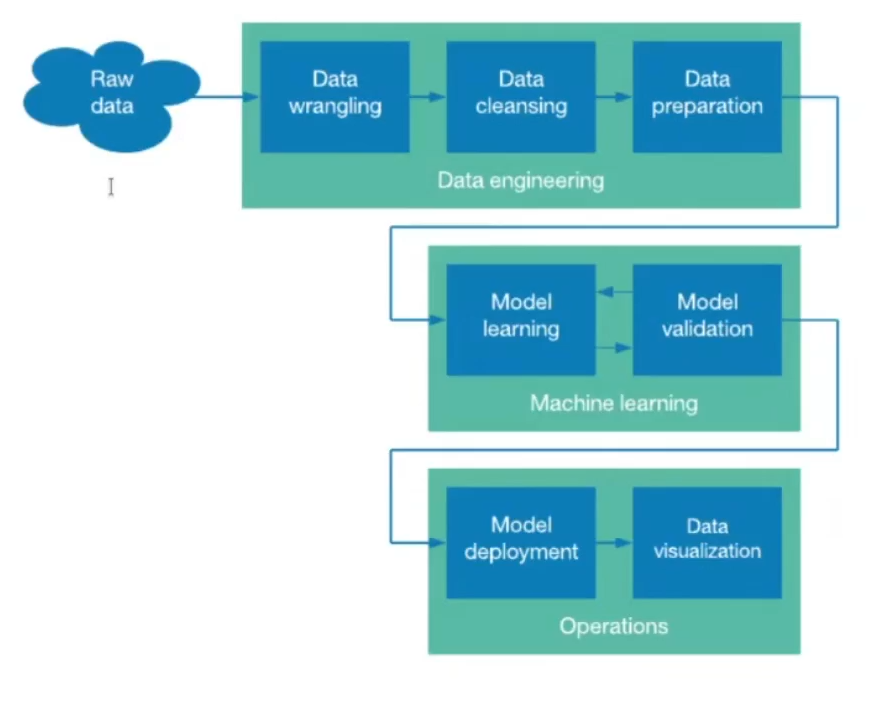
#> input picture part0_datascience/part_1/1.png, 871 x 702 px, given in place of 1.jpg, which was not available
$ jupyter execute --allow-errors main.ipynb   (shell and % lines are left out)   (text cells are left out)
#> lines starting #> are read from the running program, lines starting #| are printed output that depends on the picture; pictures that were not available may be replaced by others from this repository, and a replacement may not be noted
[cell 1]
import numpy as np

[cell 2]
a = np.array([1,2,3,4])

[cell 3]
a

[cell 4]
b = np.array([[1,2,3],[4,5,6]])
b

[cell 5]
print(a.shape,b.shape)

[cell 6]
c = a.reshape((4,1))
c.shape

[cell 7]
d = a.reshape((2,2,1))
d.shape

[cell 8]
dd = a.reshape((2,-1,1))
dd.shape

[cell 9]
a.resize((2,2))    # این میاد خودش رو ریشیپ میکنه و در داده ریاد به درد میخوره

[cell 10]
a = np.array([1,2,3])
b = np.array([4,5,6])
c = np.concatenate((a,b))
c

[cell 11]
a = np.array([1,2,3])
b = np.array([4,5,6])
c= a+b
c

[cell 12]
a = np.array([1,2,3])
b = np.array([4,5,6])
c= a*b
c

[cell 13]
a = np.array([1,2,3])
b = np.array([[1,2,3],[4,5,6],[7,8,9]])
c= a*b
c

[cell 14]
a = np.array([[1],[2],[3]])
b = np.array([4,5,6])
c= b.dot(a)     # ضرب ماتریکسی
c

[cell 15]
c = np.array((10))
d = a + c
d

[cell 16]
e = a + 10
e

[cell 17]
a = np.array([1, 2, 3,4, 5, 6, 7, 8, 9])
b = a[2:7:2]
b

[cell 18]
c = a[a>3]
c

[cell 19]
a = np.array([[1, 2, 3,4],[5, 7, 8, 9]])

[cell 20]
# axis 0 باشه همه رو با هم جمع میکنه و برای جمع ابعاد
num_a = np.sum(a,axis=1)
num_a

[cell 21]
max_a = np.max(a)
max_a

[cell 22]
a = np.array([2,5,7,2,6,4,3,7,8])
b = np.sort(a)
b

[cell 23]
a = np.random.randint(-10,10,(3,4))
a

[cell 24]
# پرفورمنسی خوب نیست
a = np.array([1,2,3])
b = np.array([4,5,6])
c = np.vstack( (a,b) )
c

[cell 25]
c.shape

[cell 26]
a = np.array([1,2,3])
b = np.array([4,5,6])
c = np.hstack((a,b))
c

[cell 27]
a = np.array([1,2,3,4,5,6,7,8,9])

[cell 28]
mean_a = np.mean(a)
mean_a

[cell 29]
std_a = np.std(a) ## انحراف از معیار
std_a

[cell 30]
std_a = np.std(a)
std_a

[cell 31]
norm_a = (a-mean_a)/std_a  ## به سمت صفر بردن میانگین
norm_a

[cell 32]
np.mean(norm_a)

[cell 33]
np.std(norm_a)

[cell 34]
a = np.array([[1,2,3],[4,5,6]])

[cell 35]
a.shape

[cell 36]
a.ndim

[cell 37]
a.itemsize

[cell 38]
a.size

[cell 39]
a.size *a.itemsize

[cell 40]
a.dtype

[cell 41]
f = np.array([1],dtype = 'uint8')
f.dtype

[cell 42]
1000 *  1024*768*8  / (1024**2)   # uint64هزازتا عکس 6 گیگ رم رو پر میکنه اگه
1000 *  1024*768*1  / (1024**2)   # uint8هزازتا عکس 750 مگ رم رو پر میکنه اگه

[cell 43]
a.all()

[cell 44]
q = np.array([[0,2,3],[4,5,6]])
q.all()

[cell 45]
np.arange(3,20,2, dtype='uint8')

[cell 46]
np.linspace(0,10,50,retstep=True)  # retstep فاصله

[cell 47]
np.zeros((4,3),dtype='uint8')

[cell 48]
np.ones((4,3),dtype='uint8')

[cell 49]
np.full((4,3),20,dtype='uint8')

[cell 50]
np.diag([1,2,3,4,5,6],k=1)

[cell 51]
import random

nums = []

for i in range(100000):
    nums.append(random.randint(1, 100))

nums

[cell 52]
count = {}

for i in nums:
    if i in count:
        count[i]+=1
    else:
        count[i] = 1

[cell 53]
count

[cell 54]
np.random.uniform(1,100,(10,))

[cell 55]
np.random.uniform(size=(3,4))

[cell 56]
np.random.normal(size=(3,4))

[cell 57]
a = np.array([1,2,3,4])
b = np.array([5,6,7,8])

np.zeros((4,3),dtype='uint8')

[cell 58]
a= np.arange(1,26).reshape(5,-1)
a

[cell 59]
a[3][1]   # incorrect  چون رم زیاد مصرف میکنه و کنده

[cell 60]
a[3,1]

[cell 61]
a[::2]

[cell 62]
a[1:4,1:4]

[cell 63]
a[[0,2],[3,1]]  # (0,3) (2,1)

[cell 64]
a[[0,2],1:4]

[cell 65]
a

[cell 66]
a>50

[cell 67]
x = np.random.randint(0,100,(5,5))
x

[cell 68]
x>50

[cell 69]
c = x>50
x[c]

[cell 70]
x[x>50]

[cell 71]
filter = x>50

np.where(filter)

[cell 72]
f1 = x>50
f2 = x<70

# f1 and f2    #incorrect
f = f1 & f2
np.where(f)

[cell 73]
f1 = x>50
f2 = x<70

# f1 or f2    #incorrect
f = f1 | f2
np.where(f)

[cell 74]
# x>50 | x<70 #incorrect
(x>50) | (x<70)

[cell 75]
users = np.array(['ali','maryam','taha','jafar'])
ranks = np.array([-1,1,0.5,2])

users[ranks>0]

[cell 76]
m = np.max(ranks)
# f = (ranks==m)  # بخاطر خطی اعشار اشتباه داره
f = (np.isclose(ranks,m))
users[f]

[cell 77]
np.argmax(ranks)

[cell 78]
users[np.argmax(ranks)]

[cell 79]
np.argsort(ranks) # کم به زیاد

[cell 80]
ranks[np.argsort(ranks)]

[cell 81]
users[np.argsort(ranks)]

[cell 82]
np.argsort(ranks)[::-1]

[cell 83]
users[np.argsort(ranks)[::-1] ]

[cell 84]
np.floor(np.log10(326456))+1  # تعداد عدد

[cell 85]
a = f'{2113:b}'
print(a)

[cell 86]
# باگ اصلی بخاطر خطی اعشار
print(0.1 + 0.2)
0.1 + 0.2 == 0.3

[cell 87]
np.isclose(0.1 + 0.2 , 0.3)

[cell 88]
x = np.random.randint(0,100,(5,5))
x

[cell 89]
z = np.zeros((7,7))
z[1:-1,1:-1] = x
z

[cell 90]
np.pad(x,1)

[cell 91]
np.pad(x,((2,2),(2,2)))

[cell 92]
x = np.arange(0,6)
x

[cell 93]
x_1 = [str(i) for i in x]
x_1

[cell 94]
x_2 = []
for i in x:
    x_2.append(str(i))
x_2

[cell 95]
x_3 = list(map(str,x))
x_3

[cell 96]
def changer(item):
    return f'item_{item}'

v = np.vectorize(changer)

v(x)

[cell 97]
# import cv2  # openCV
from PIL import Image  # pip install pillow

[cell 98]
img = Image.open('1.jpg')
#> img is the input picture: PIL image 871x702 RGBA; mean R, G, B, A 170.5, 213.4, 221.4, 255
type(img)

[cell 99]
im = np.array(img)
im.shape
#> Out = (702, 871, 4)

[cell 100]
import matplotlib.pyplot as plt

[cell 101]
plt.imshow(im)

[cell 102]
plt.imshow(im[:,:,2] ,'gray')  # Reds , Greens ,Blues
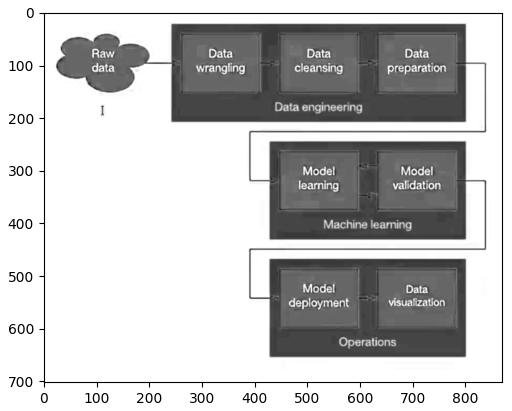
#> figure drawn by matplotlib, 1 panel

[cell 103]
plt.imshow(im[:,:,1] ,'Greens')  # Reds , Greens ,Blues
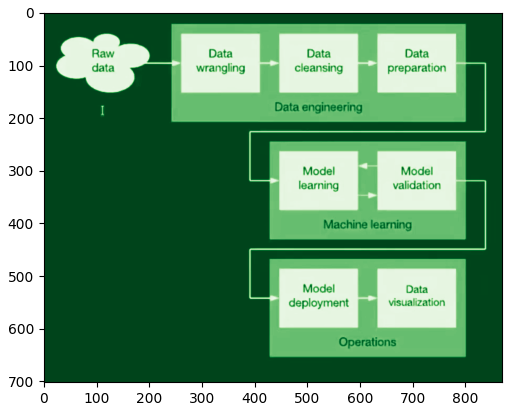
#> figure drawn by matplotlib, 1 panel

[cell 104]
im[:,:,1]

[cell 105]
n = im.max(axis=2)
#> n: shape (702, 871); every value is 255
plt.imshow(n , 'gray')

[cell 106]
n = im.mean(axis=2)   # درک تصویر پایین
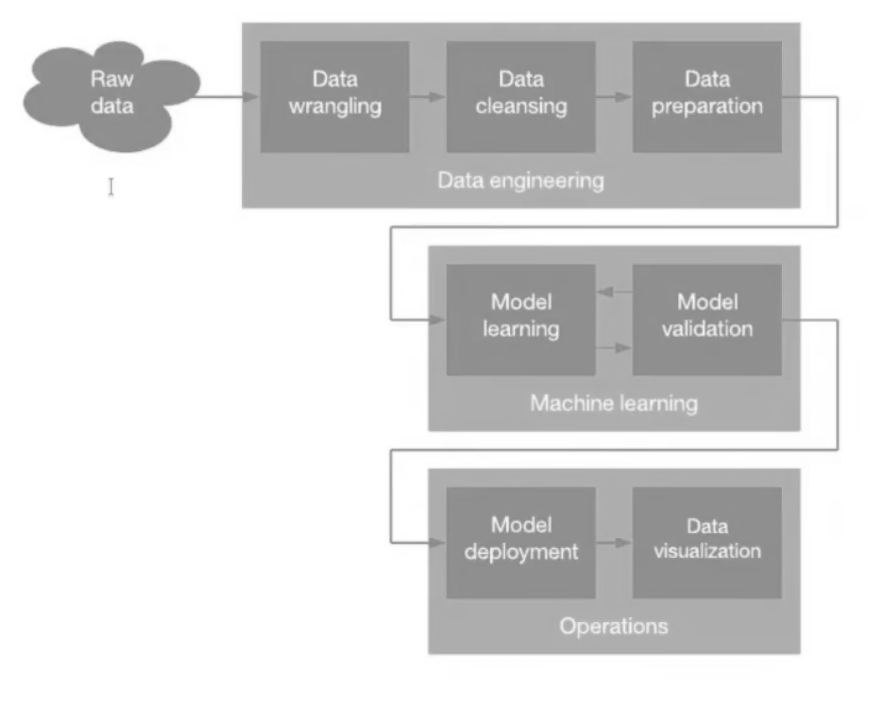
#> n: shape (702, 871) float64; min 133.5, max 255, mean 215.1
plt.imshow(n , 'gray')

[cell 107]
m = np.array([0.2126,0.7152,0.0722])   # درک تصویر بالا میره با این وزن

[cell 108]
n = im[:, :, 0] * 0.2126 + im[:, :, 1] * 0.7152 + im[:, :, 2] * 0.0722
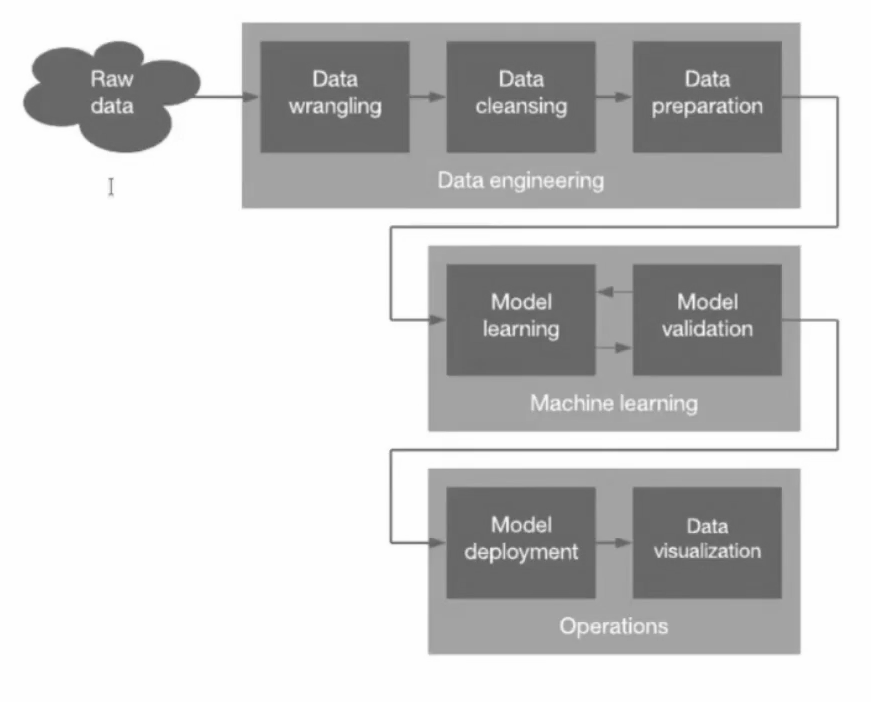
#> n: shape (702, 871) float64; min 91.35, max 255, mean 204.9
plt.imshow(n, "gray", vmin=0, vmax=255)
